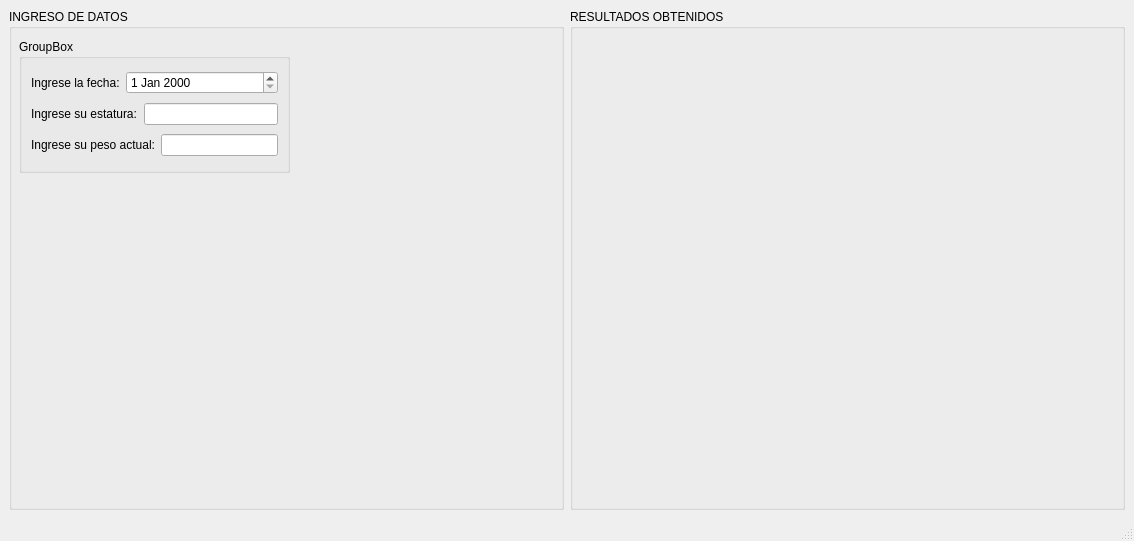
<?xml version="1.0" encoding="UTF-8"?>
<ui version="4.0">
 <class>IMC</class>
 <widget class="QMainWindow" name="IMC">
  <property name="geometry">
   <rect>
    <x>0</x>
    <y>0</y>
    <width>1134</width>
    <height>541</height>
   </rect>
  </property>
  <property name="windowTitle">
   <string>IMC</string>
  </property>
  <widget class="QWidget" name="centralwidget">
   <layout class="QGridLayout" name="gridLayout">
    <item row="0" column="0">
     <widget class="QGroupBox" name="groupBox">
      <property name="title">
       <string>INGRESO DE DATOS</string>
      </property>
      <widget class="QGroupBox" name="groupBox_3">
       <property name="geometry">
        <rect>
         <x>10</x>
         <y>30</y>
         <width>271</width>
         <height>134</height>
        </rect>
       </property>
       <property name="title">
        <string>GroupBox</string>
       </property>
       <layout class="QGridLayout" name="gridLayout_2">
        <item row="0" column="0">
         <widget class="QLabel" name="label">
          <property name="text">
           <string>Ingrese la fecha:</string>
          </property>
         </widget>
        </item>
        <item row="0" column="1" colspan="3">
         <widget class="QDateEdit" name="dateEdit"/>
        </item>
        <item row="1" column="0" colspan="2">
         <widget class="QLabel" name="label_2">
          <property name="text">
           <string>Ingrese su estatura:</string>
          </property>
         </widget>
        </item>
        <item row="1" column="2" colspan="2">
         <widget class="QLineEdit" name="lineEdit"/>
        </item>
        <item row="2" column="0" colspan="3">
         <widget class="QLabel" name="label_3">
          <property name="text">
           <string>Ingrese su peso actual:</string>
          </property>
         </widget>
        </item>
        <item row="2" column="3">
         <widget class="QLineEdit" name="lineEdit_2"/>
        </item>
       </layout>
      </widget>
     </widget>
    </item>
    <item row="0" column="1">
     <widget class="QGroupBox" name="groupBox_2">
      <property name="title">
       <string>RESULTADOS OBTENIDOS</string>
      </property>
     </widget>
    </item>
   </layout>
  </widget>
  <widget class="QMenuBar" name="menubar">
   <property name="geometry">
    <rect>
     <x>0</x>
     <y>0</y>
     <width>1134</width>
     <height>25</height>
    </rect>
   </property>
  </widget>
  <widget class="QStatusBar" name="statusbar"/>
 </widget>
 <resources/>
 <connections/>
</ui>
